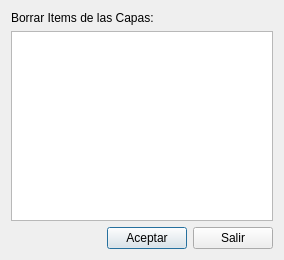
<?xml version="1.0" encoding="UTF-8"?>
<ui version="4.0">
 <class>Dialog</class>
 <widget class="QDialog" name="Dialog">
  <property name="windowModality">
   <enum>Qt::ApplicationModal</enum>
  </property>
  <property name="geometry">
   <rect>
    <x>0</x>
    <y>0</y>
    <width>284</width>
    <height>260</height>
   </rect>
  </property>
  <property name="windowTitle">
   <string>Capas Seleccionadas</string>
  </property>
  <property name="modal">
   <bool>true</bool>
  </property>
  <layout class="QVBoxLayout" name="verticalLayout_2">
   <item>
    <layout class="QVBoxLayout" name="verticalLayout">
     <item>
      <widget class="QLabel" name="label">
       <property name="text">
        <string>Borrar Items de las Capas:</string>
       </property>
      </widget>
     </item>
     <item>
      <widget class="QListWidget" name="liwCapas">
       <property name="editTriggers">
        <set>QAbstractItemView::DoubleClicked|QAbstractItemView::EditKeyPressed</set>
       </property>
       <property name="alternatingRowColors">
        <bool>true</bool>
       </property>
       <property name="selectionMode">
        <enum>QAbstractItemView::MultiSelection</enum>
       </property>
       <property name="selectionBehavior">
        <enum>QAbstractItemView::SelectRows</enum>
       </property>
      </widget>
     </item>
     <item>
      <layout class="QHBoxLayout" name="horizontalLayout">
       <item>
        <spacer name="horizontalSpacer">
         <property name="orientation">
          <enum>Qt::Horizontal</enum>
         </property>
         <property name="sizeHint" stdset="0">
          <size>
           <width>40</width>
           <height>20</height>
          </size>
         </property>
        </spacer>
       </item>
       <item>
        <widget class="QPushButton" name="cmdAceptar">
         <property name="text">
          <string>Aceptar</string>
         </property>
         <property name="shortcut">
          <string>Return</string>
         </property>
        </widget>
       </item>
       <item>
        <widget class="QPushButton" name="cmdSalir">
         <property name="text">
          <string>Salir</string>
         </property>
         <property name="shortcut">
          <string>Esc</string>
         </property>
        </widget>
       </item>
      </layout>
     </item>
    </layout>
   </item>
  </layout>
 </widget>
 <resources/>
 <connections/>
</ui>
